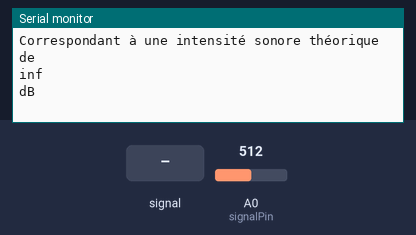
Bench run of a sketch on a simulated Arduino Uno, built with avr-gcc and run on an emulated ATmega328P. Parts: the last lines printed to the serial monitor. Inputs (shaded band) come from the test bench; at power-on: A0 (signalPin) = 512.

Above: at 1.2 s.
1.3 s: A0 (signalPin) fed a 200 Hz sine of ±81 counts around its level
4.3 s: A0 (signalPin) set to 716
At 5.6 s:
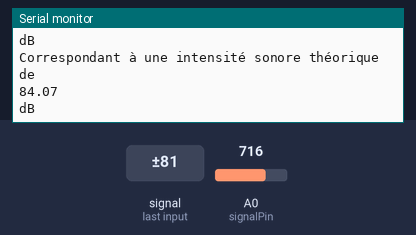
5.8 s: A0 (signalPin) fed a 1000 Hz sine of ±255 counts around its level
7.3 s: A0 (signalPin) set to 1023
At 8.8 s:
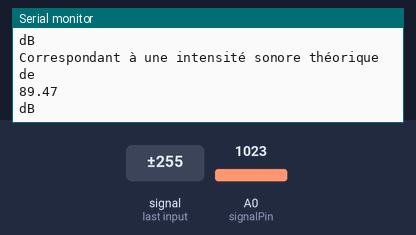
Timing chart, 0 to 9.8 s (numbered marks = the images above; inputs shaded):
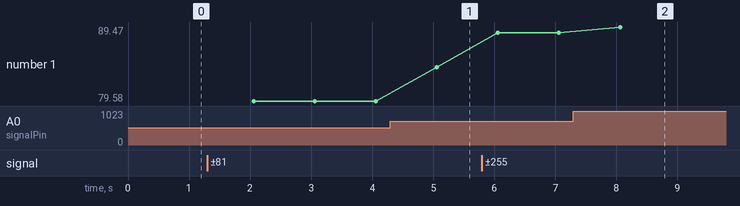

Measured:
- after the input at 4.3 s, the serial monitor: prints a new line after 0.76 s (image 1)
- after the input at 7.3 s, the serial monitor: prints a new line after 0.76 s (image 2)
- plotted number 1: 79.58 → 84.07 after the input at 4.3 s, 84.07 → 88.7 after the input at 5.8 s, 88.7 → 89.47 after the input at 7.3 s

The sketch:

db_reader.ino
```cpp
#define SAMPLES 1024
#define SAMPLING_FREQUENCY 20000
#define OFFSET_VOLTAGE 2.5

const int signalPin = A0;
const unsigned long samplingPeriod = 1000; // Durée de l'échantillonnage en ms
const unsigned long numOfSamples = 1000; // Nombre d'échantillons à prendre pendant la période d'échantillonnage

unsigned long startTime;
unsigned long sampleCount;
int maxValue;
int minValue;
double dB;

void setup() {
  Serial.begin(9600);

  pinMode(signalPin, INPUT);
  startTime = millis();
  maxValue = 0;
  minValue = 1023;
  sampleCount = 0;
}

void loop() {
  int currentValue = analogRead(signalPin);
  maxValue = max(maxValue, currentValue);
  minValue = min(minValue, currentValue);

  sampleCount++;

  // Si la période d'échantillonnage est terminée
  if (millis() - startTime >= samplingPeriod) {
    // Convertir la valeur maximale en tension (0-5V)
    float maxVoltage = (float)maxValue * 5.0 / 1023.0;
    // Convertir la valeur minimale en tension (0-5V)
    float minVoltage = (float)minValue * 5.0 / 1023.0;
    // Calculer la valeur pic à pic
    float peakToPeakVoltage = maxVoltage - minVoltage;


    Serial.println("Correspondant à une intensité sonore théorique de ");
    dB = log((peakToPeakVoltage / 3.55) * 100000) * 1 / 0.0996*1/1.263157;
    Serial.println(dB);
    Serial.println("dB");

    // Réinitialiser les variables pour la prochaine période d'échantillonnage
    maxValue = 0;
    minValue = 1023;
    sampleCount = 0;
    startTime = millis();
  }
}
```
